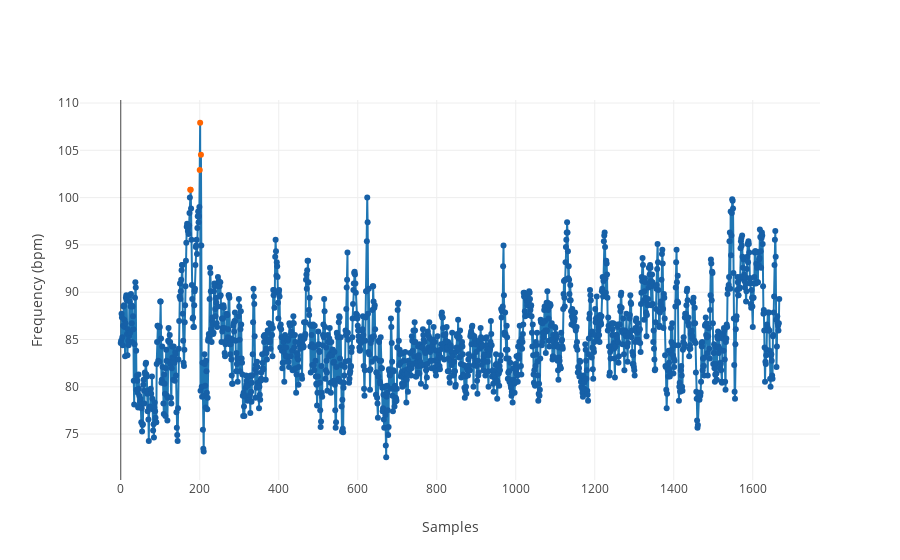

The code cell stored with this chart in its notebook:
### Code cell
# Plotting bradycardia and tachycardia events

axis_x = np.linspace(0, (len(bpm_values))-1, len(bpm_values))
axis_y = bpm_values

colors = []
for i in range(len(bpm_values)):
    colors.append('rgb(22, 96, 167)')

    
for i in range(len(bpm_values)):
    if bpm_values[i] > fmax:
        colors[i] = 'rgb(205, 12, 24)'
    elif bpm_values[i] > 100:
        colors[i] = 'rgb(255, 100, 0)'
    elif bpm_values[i] < 60:
        colors[i] = 'rgb(255, 210, 0)'


trace = go.Scatter(
    x = axis_x,
    y = axis_y,
    mode='lines+markers',
    marker=dict(color=(colors))
)

layout = go.Layout(
    xaxis=dict(
        title='Samples'
        ),
    yaxis=dict(
        title='Frequency (bpm)'
        )
)

data = [trace]
fig = go.Figure(data=data, layout=layout)

iplot(fig, filename='basic-line')

### Figure 1 — Plotly figure (JSON) as saved in the notebook; plotly's stock layout.template omitted (floating-point values rounded to 4 significant figures; data arrays with more than 128 entries replaced by an {"elided": "..."} marker saying what was removed)
{"data": [{"marker": {"color": {"elided": "1668 str values"}}, "mode": "lines+markers", "type": "scatter", "x": {"elided": "1668 int values"}, "y": {"elided": "1668 float values"}}], "layout": {"xaxis": {"title": "Samples"}, "yaxis": {"title": "Frequency (bpm)"}}}
